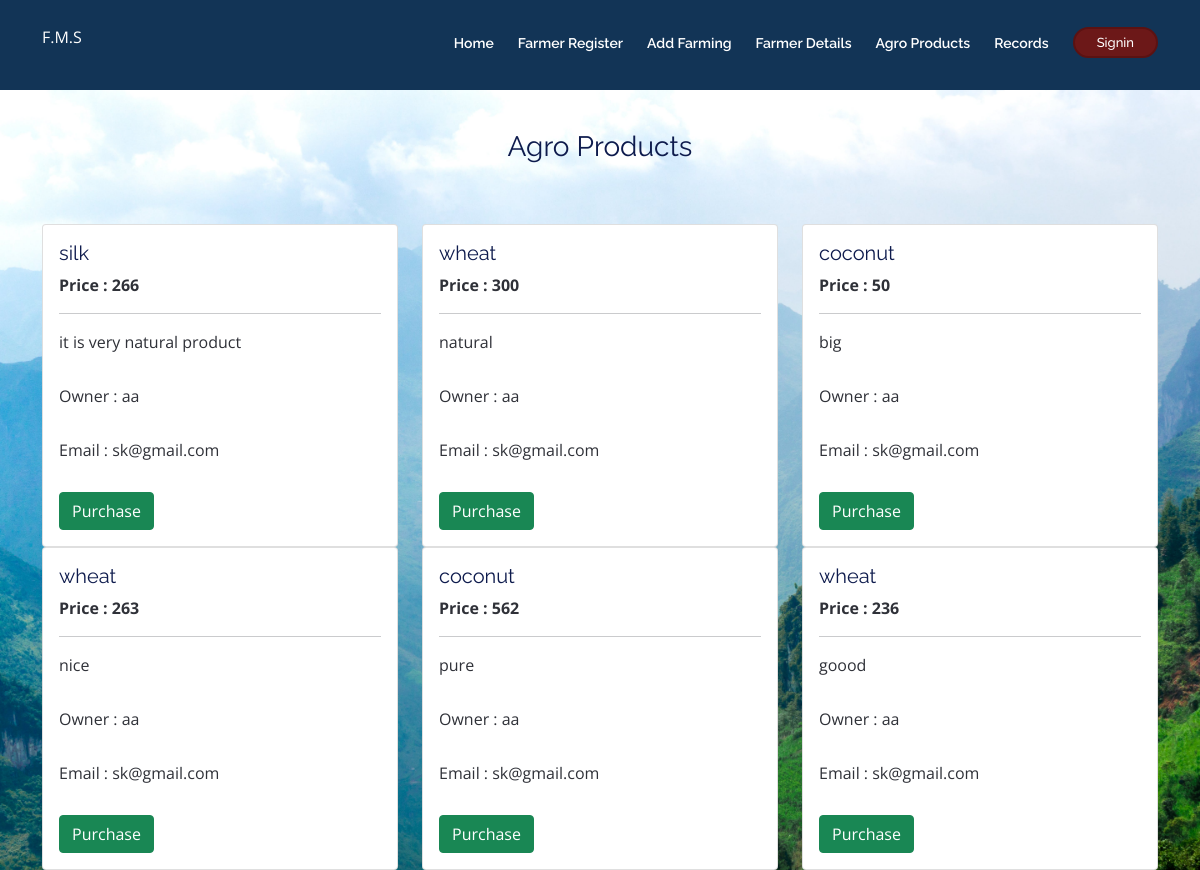
The app's page /agroproducts with its own data.
### main.py (models this page shows)
class Addagroproducts(db.Model):
    username=db.Column(db.String(50))
    email=db.Column(db.String(50))
    pid=db.Column(db.Integer,primary_key=True)
    productname=db.Column(db.String(100))
    productdesc=db.Column(db.String(300))
    price=db.Column(db.Integer)

### main.py (the view)
@app.route('/agroproducts')
def agroproducts():
    query=Addagroproducts.query.all()
    return render_template('agroproducts.html',query=query)

### templates/agroproducts.html (shortened to what this page needs)
<!DOCTYPE html>
<html lang="en">
<head>
  <link href="static/assets/vendor/bootstrap/css/bootstrap.min.css" rel="stylesheet">
  <link href="static/assets/vendor/venobox/venobox.css" rel="stylesheet">
  <link href="static/assets/vendor/font-awesome/css/font-awesome.min.css" rel="stylesheet">
  <link href="static/assets/vendor/owl.carousel/assets/owl.carousel.min.css" rel="stylesheet">
  <link href="static/assets/vendor/aos/aos.css" rel="stylesheet">
  <link href="static/assets/css/style.css" rel="stylesheet">
</head>
<body>
  <header id="header" style="background-color:#123456;">
    <div class="container">
      <div id="logo" class="pull-left">
        <a href="/" class="scrollto">F.M.S</a>
      </div>
      <nav id="nav-menu-container">
        <ul class="nav-menu">
          <li class="{% block home %}
            {% endblock home %}"><a href="/">Home</a></li>
          <li><a href="/register">Farmer Register</a></li>
          <li><a href="/addfarming">Add Farming</a></li>
          <li><a href="/farmerdetails">Farmer Details</a></li>
          <li><a href="/agroproducts">Agro Products</a></li>
          <li><a href="/triggers">Records</a></li>
          {% if current_user.is_authenticated %}
          <li class="buy-tickets"><a href="">Welcome {{current_user.username}}</a></li>
          <li class="buy-tickets"><a href="/logout">Logout</a></li>
          {% else %}
          <li class="buy-tickets"><a href="/signup">Signin</a></li>
          {% endif %}
        </ul>
      </nav>
    </div>
  </header>
  <div id="trigg3">
    {% block body %}
    <h3 class="text-center"><span>Agro Products</span> </h3>
    <br>
    <div class="container mt-3">
      <div class="row">
        {% for p in query %}
        <div class="col-sm-4">
          <div class="card">
            <div class="card-body">
              <b>
                <h5 class="card-title">{{p.productname}}</h5>
              </b>
              <b>Price : {{p.price}}</b>
              <hr>
              <p class="card-text">{{p.productdesc}}</p>
              <p>Owner : {{p.username}}</p>
              <p>Email : {{p.email}}</p>
              <a href="https://mail.google.com/mail/?view=cm&fs=1&tf=1&to={{p.email}}" target="_blank"
                class="btn btn-success ">Purchase</a>
            </div>
          </div>
        </div>
        {% endfor %}
      </div>
    </div>
    {% endblock body %}
  </div>
</body>
</html>

### static/assets/css/style.css (style rules this page uses)
body { background: #fff; color: #2f3138; font-family: "Open Sans", sans-serif; }
a { color: #fff!important; ; text-decoration: none; transition: 0.5s; }
p { padding: 0; margin: 0 0 30px 0; }
h1, h2, h3, h4, h5, h6 { font-family: "Raleway", sans-serif; font-weight: 400; margin: 0 0 20px 0; padding: 0; color: #0e1b4d; }
@media (prefers-reduced-motion: no-preference) { :root { scroll-behavior: auto; } }
#header { height: 90px; padding: 25px 0; position: fixed; left: 0; top: 0; right: 0; transition: all 0.5s; z-index: 997; }
.nav-menu, .nav-menu * { margin: 0; padding: 0; list-style: none; }
.nav-menu li { position: relative; white-space: nowrap; }
.nav-menu>li { float: left; }
#nav-menu-container { float: right; margin: 0; }
.nav-menu a { padding: 8px; text-decoration: none; display: inline-block; color: rgba(202, 206, 221, 0.8); font-family: "Raleway", sans-serif; font-weight: 600; font-size: 14px; outline: none; }
.nav-menu>li { margin-left: 8px; }
.nav-menu>li>a:before { content: ""; position: absolute; width: 0; height: 2px; bottom: 0; left: 0; background-color: green; visibility: hidden; transition: all 0.3s ease-in-out 0s; }
.nav-menu li.buy-tickets a { color: #fff; background: #6c1818!important; padding: 7px 22px; border-radius: 50px; border: 2px solid #5b1212!important; transition: all ease-in-out 0.3s; font-weight: 500; margin-left: 8px; margin-top: 2px; line-height: 1; font-size: 13px; }
#trigg3 { position: relative; top:80px; background-image: url('/static/images/im2.jpg'); background-size: cover; height: auto; padding: 0px; padding-top: 50px; background-color: #f0f0f0; }

### records on screen
Addagroproducts: productname "silk", price "266", productdesc "it is very natural product", username "aa", email "sk@gmail.com"
Addagroproducts: productname "wheat", price "300", productdesc "natural", username "aa", email "sk@gmail.com"
Addagroproducts: productname "coconut", price "50", productdesc "big", username "aa", email "sk@gmail.com"
Addagroproducts: productname "wheat", price "263", productdesc "nice", username "aa", email "sk@gmail.com"
Addagroproducts: productname "coconut", price "562", productdesc "pure", username "aa", email "sk@gmail.com"
Addagroproducts: productname "wheat", price "236", productdesc "goood", username "aa", email "sk@gmail.com"
